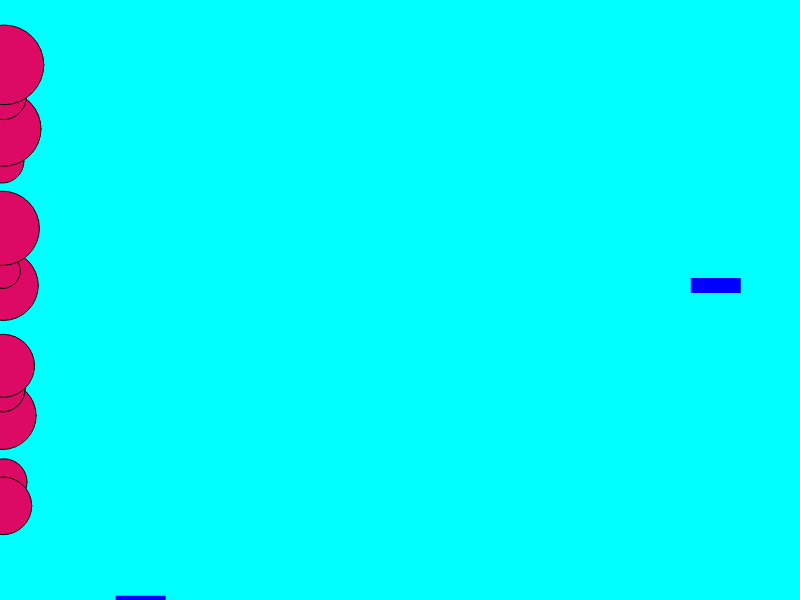
Frame 1 (no input)
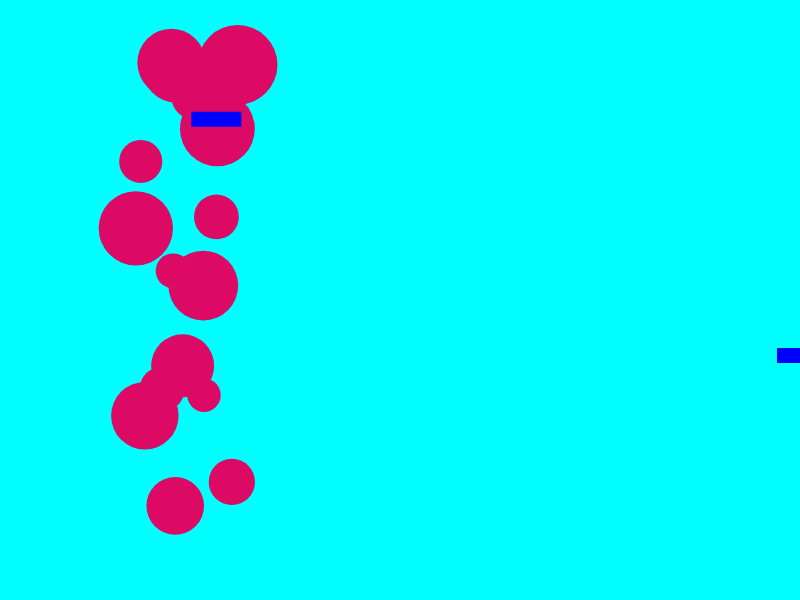
Frame 60 (no input)
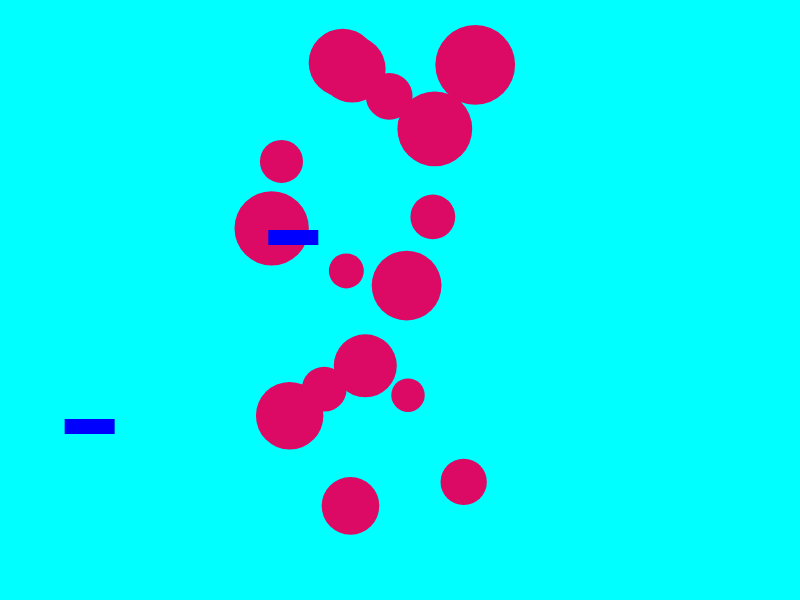
Frame 120 (the mouse pressed at the canvas centre since frame 60)

The p5.js sketch that drew these frames (run headless with seeded random() and noise() and a simulated clock; from frame 60 on, the mouse is pressed at the canvas centre):

// p5.js sketch
// ── sketch.js
let asteroidArray = [];
let spaceshipArray = [];
let maxAsteroids = 16;
let maxSpaceships = 2;

class Asteroid
{
  constructor()
  {
    this.x = 0;
    this.y = random(30, height-30);
    this.v = random(2,4);
    this.r = random(15,40);
  }
  update()
  {
    this.x += this.v;
    // if reset is needed: pick random diameter and reset x
    if (this.x > width + this.r)
    {
      this.r = random(15, 40);
      this.x = 0 - this.r;
    }
  }
  draw()
  {
    ellipse(this.x, this.y, 2 * this.r, 2 * this.r);
  }
}

class Spaceship
{
  constructor(_color)
  {
    this.x = random(0,width);
    this.y = random(0,height);
    this.vx = random(1,2);
    this.vy = random(1,2);
    this.color = _color;
  }
  update()
  {
    this.x+=this.vx;
    this.y+=this.vy;

    if(this.x > width)
    {
      this.x-=width;
    }

    if(this.y > height)
    {
      this.y-=height;
    }
  }
  draw()
  {
    noStroke();
    fill(this.color);
    rect(this.x, this.y, 50, 15);
  }
}

function setup() {
  createCanvas(800, 600);
  for(let i = 0; i < maxAsteroids; i++) {
    let anAsteroid = new Asteroid();
    asteroidArray.push(anAsteroid);
  }

  for(let i=0; i<maxSpaceships; i++)
  {
    let aSpaceship = new Spaceship("blue");
    spaceshipArray.push(aSpaceship);
  }
}

function draw() {
  background("aqua");
  fill(220, 10, 100);

  for(let i = 0; i<asteroidArray.length; i+=1)
  {
    let anAsteroid = asteroidArray[i];
    anAsteroid.update();
    anAsteroid.draw();
  }

  for(let i=0; i<spaceshipArray.length; i++)
  {
    let aSpaceship = spaceshipArray[i];
    aSpaceship.update();
    aSpaceship.draw();
  }
}
